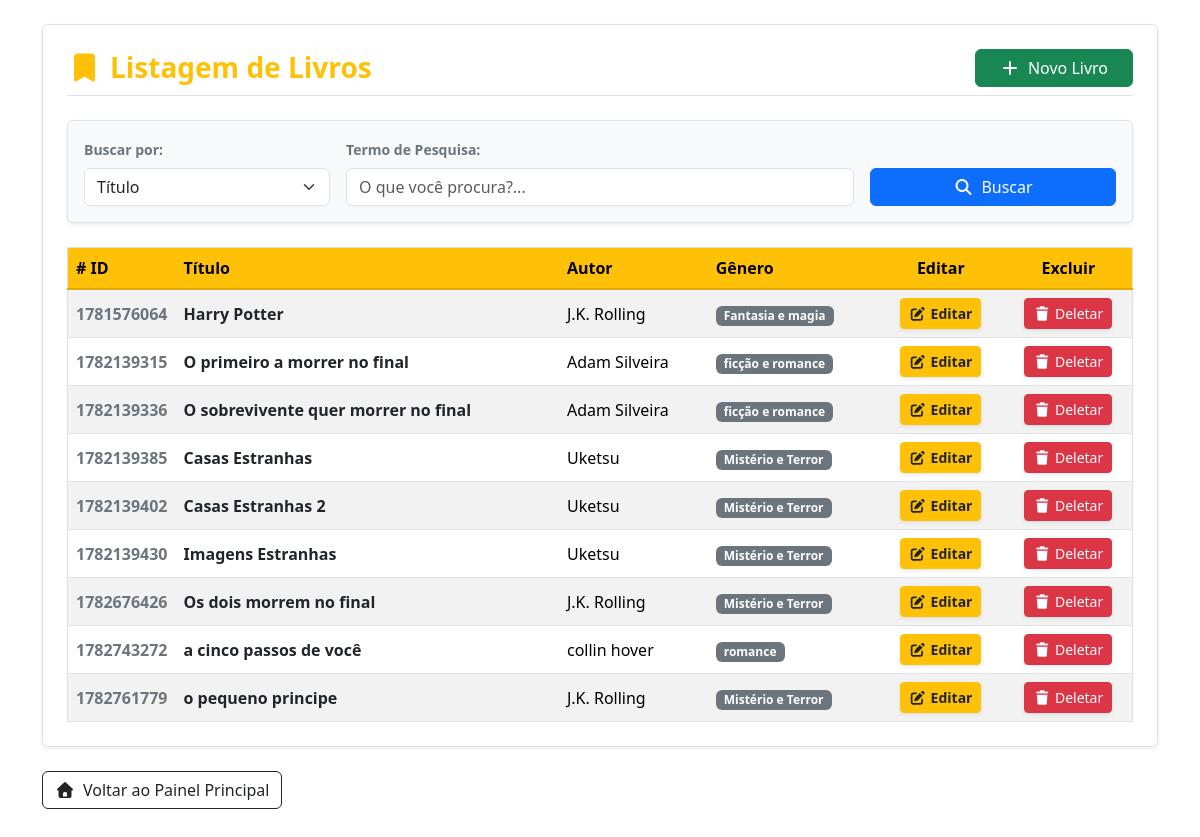
The app's page /livros/livroList.php (signed in) with its own data.
### tables this page shows
CREATE TABLE IF NOT EXISTS livros (
    id INT AUTO_INCREMENT PRIMARY KEY,
    titulo VARCHAR(150) NOT NULL,
    autor VARCHAR(100) NOT NULL,
    genero VARCHAR(100) NOT NULL
);

### db.class.php (called while the page is built, shortened)
<?php
class db {
    private $host     = 'localhost';
    private $user     = 'root';
    private $password = '';
    private $port     = '3306';
    private $dbname   = 'db_pweb_pamelapaola_banco';
    private $table_name;
    private $conn;
    public function __construct($table_name)
    {
        $this->table_name = $table_name;
        $this->conn = $this->connect();
    }
    private function connect()
    {
        try {
            return new PDO(
                "mysql:host=$this->host;dbname=$this->dbname;port=$this->port;charset=utf8",
                $this->user,
                $this->password,
                [
                    PDO::ATTR_ERRMODE => PDO::ERRMODE_EXCEPTION,
                ]
            );
        } catch (PDOException $e) {
            die('Erro na conexão: ' . $e->getMessage());
        }
    }
    public function all(){
        $sql = "SELECT * FROM $this->table_name";
        $st = $this->conn->prepare($sql);
        $st->execute();
        return $st->fetchAll(PDO::FETCH_CLASS);
    }
}

### livros/livroList.php (the view, shortened to what this page needs)
<?php
include '../header.php';
require_once "../db.class.php";
$db = new db('livros');
$dados = [];
if (!empty($_POST) && !empty($_POST['valor'])) {
    $dados = $db->all();
    $valor_busca = strtolower($_POST['valor']);
    $tipo_busca = $_POST['tipo'];
    $dados = array_filter($dados, function($item) use ($valor_busca, $tipo_busca) {
        $campo_valor = isset($item->$tipo_busca) ? $item->$tipo_busca : ($item[$tipo_busca] ?? '');
        return strpos(strtolower($campo_valor), $valor_busca) !== false;
    });
} else {
    $dados = $db->all();
}
?>
<div class="container py-4">
  <div class="p-4 mb-4 bg-white border rounded shadow-sm custom-card">
    <div class="d-flex justify-content-between align-items-center border-bottom pb-2 mb-4">
      <h3 class="fw-bold text-dark m-0">
        <i class="fa-solid fa-bookmark me-2"></i>Listagem de Livros
      </h3>
      <a href="livroForm.php" class="btn btn-success px-4">
        <i class="fa-solid fa-plus me-2"></i>Novo Livro
      </a>
    </div>
    <form action="livroList.php" method="post" class="bg-light p-3 border rounded mb-4 shadow-sm">
      <div class="row g-3 align-items-end">
        <div class="col-md-3">
          <label for="tipo" class="form-label fw-semibold text-secondary small">Buscar por:</label>
          <select name="tipo" class="form-select">
            <option value="titulo">Título</option>
          </select>
        </div>
        <div class="col-md-6">
          <label for="valor" class="form-label fw-semibold text-secondary small">Termo de Pesquisa:</label>
          <input type="text" name="valor" placeholder="O que você procura?..." class="form-control">
        </div>
        <div class="col-md-3 d-grid">
          <button type="submit" class="btn btn-primary">
            <i class="fa-solid fa-magnifying-glass me-2"></i>Buscar
          </button>
        </div>
      </div>
    </form>
    <div class="table-responsive">
      <table class="table table-striped table-hover align-middle border mb-0">
        <thead class="table-dark">
          <tr>
            <th scope="col" style="width: 8%;"># ID</th>
            <th scope="col">Título</th>
            <th scope="col">Autor</th>
            <th scope="col">Gênero</th>
            <th scope="col" class="text-center" style="width: 12%;">Editar</th>
            <th scope="col" class="text-center" style="width: 12%;">Excluir</th>
          </tr>
        </thead>
        <tbody>
          <?php
          if (empty($dados)) {
              echo "<tr><td colspan='6' align='center' class='text-muted py-4'>📚 Nenhum livro encontrado ou cadastrado no momento.</td></tr>";
          } else {
              foreach ($dados as $item) {
                  $id     = isset($item->id) ? $item->id : $item['id'];
                  $titulo = isset($item->titulo) ? $item->titulo : $item['titulo'];
                  $autor  = isset($item->autor) ? $item->autor : $item['autor'];
                  $genero = isset($item->genero) ? $item->genero : $item['genero'];
                  echo "<tr>
                        <th scope='row' class='text-secondary'>{$id}</th>
                        <td class='fw-bold text-dark'>{$titulo}</td>
                        <td>{$autor}</td>
                        <td><span class='badge bg-secondary px-2 py-1'>{$genero}</span></td>
                        <td class='text-center'>
                          <a class='btn btn-warning btn-sm shadow-sm text-dark fw-bold' href='livroForm.php?id={$id}'>
                            <i class='fa-solid fa-pen-to-square me-1'></i>Editar
                          </a>
                        </td>
                        <td class='text-center'>
                          <a class='btn btn-danger btn-sm shadow-sm' onclick='return confirm(\"Deseja realmente excluir este livro do acervo?\")' href='livroList.php?id={$id}'>
                            <i class='fa-solid fa-trash me-1'></i>Deletar
                          </a>
                        </td>
                       </tr>";
              }
          }
          ?>
        </tbody>
      </table>
    </div>
  </div>
  <div class="mb-4">
    <a href="../index.php" class="btn btn-outline-dark bg-white">
      <i class="fa-solid fa-house me-2"></i>Voltar ao Painel Principal
    </a>
  </div>
</div>
<?php
include '../footer.php';
?>

### header.php (shortened to what this page needs)
<!doctype html>
<html lang="pt-BR">
<head>
  <link href="https://cdn.jsdelivr.net/npm/bootstrap@5.3.8/dist/css/bootstrap.min.css" rel="stylesheet">
  <link
    rel="stylesheet"
    href="https://cdnjs.cloudflare.com/ajax/libs/font-awesome/7.0.1/css/all.min.css"
 />
</head>
<body>
  <div class="container">
    <div class="row">

### footer.php (shortened to what this page needs)
            </div>
        </div>
</body>
</html>

### livros/livroList.php (style rules this page uses)
.custom-card h3, .custom-card h3 i, h3.text-dark { color: #ffc107 !important; }
.table-responsive .table thead.table-dark, .table-responsive .table thead.table-dark th { background-color: #ffc107 !important; background: #ffc107 !important; color: #000000 !important; font-weight: bold !important; border-bottom: 2px solid #e0a800 !important; }

### records on screen
livros: id "1781576064", titulo "Harry Potter", autor "J.K. Rolling", genero "Fantasia e magia"
livros: id "1782139315", titulo "O primeiro a morrer no final", autor "Adam Silveira", genero "ficção e romance"
livros: id "1782139336", titulo "O sobrevivente quer morrer no final", autor "Adam Silveira", genero "ficção e romance"
livros: id "1782139385", titulo "Casas Estranhas", autor "Uketsu", genero "Mistério e Terror"
livros: id "1782139402", titulo "Casas Estranhas 2", autor "Uketsu", genero "Mistério e Terror"
livros: id "1782139430", titulo "Imagens Estranhas", autor "Uketsu", genero "Mistério e Terror"
livros: id "1782676426", titulo "Os dois morrem no final", autor "J.K. Rolling", genero "Mistério e Terror"
livros: id "1782743272", titulo "a cinco passos de você", autor "collin hover", genero "romance"
livros: id "1782761779", titulo "o pequeno principe", autor "J.K. Rolling", genero "Mistério e Terror"
